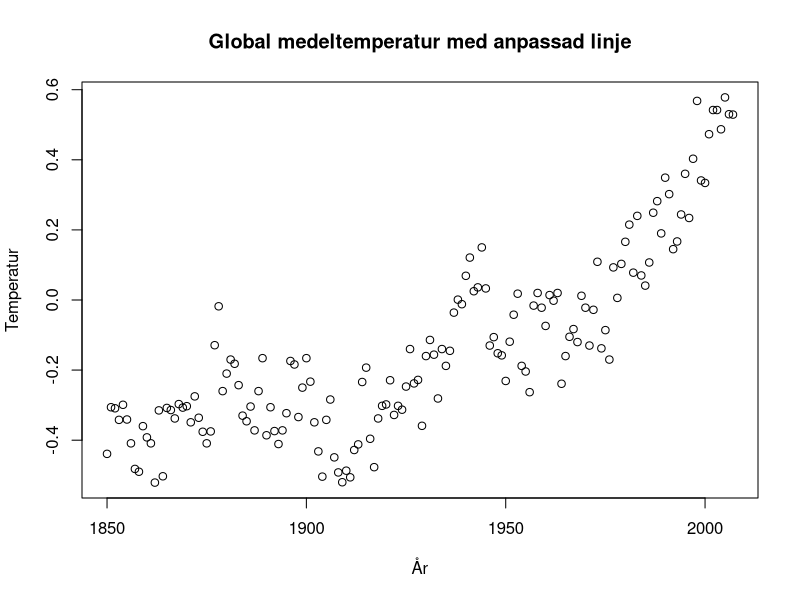
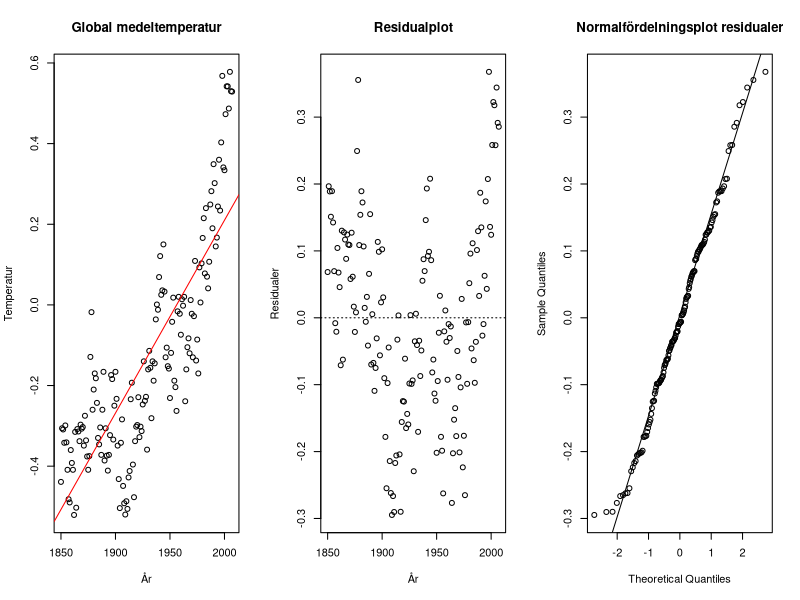
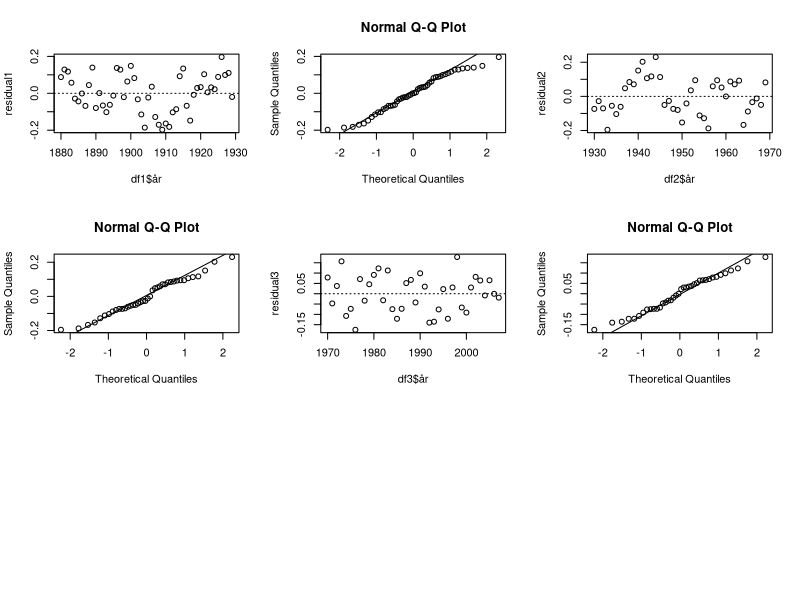

R code for these plots, in order:
## ---- chunk 1
df <- read.csv("temperatur.csv", header = TRUE)
## ---- chunk 2
temperature <- df$temperatur
age <- df$år

plot(age, temperature, xlab = "År", ylab = "Temperatur", main = "Global medeltemperatur med anpassad linje")
## ---- chunk 3
old_par <- par(mfrow = c(1, 3))
modell <- lm(temperature ~ 1 + age, data = df) # vill ha intercept så + 1

# scatterplot med linje
plot(age, temperature, xlab = "År", ylab = "Temperatur", main = "Global medeltemperatur")
abline(modell, col = "red")

# residual plot
residual <- modell$residuals
plot(age, residual, xlab = "År", ylab = "Residualer", main = "Residualplot")
abline(a = 0, b = 0, lty = "dotted")

# normalfördelningsplot
qqnorm(residual, main = "Normalfördelningsplot residualer")
qqline(residual)
par(old_par)
## ---- chunk 4
# delar in i tre årsperioder
df1 <- subset(df, år >= 1880 & år <= 1929)
df2 <- subset(df, år >= 1930 & år <= 1969)
df3 <- subset(df, år >= 1970 & år <= 2007)

# utför linjär regression för varje årsperiod för att se om kraven uppfylls bättre
modell1 <- lm(temperatur ~ år, data = df1)
modell2 <- lm(temperatur ~ år, data = df2)
modell3 <- lm(temperatur ~ år, data = df3)

old_par <- par(mfrow = c(3, 3))
# summering av modellerna
residual1 <- modell1$residuals
plot(df1$år, residual1)
abline(a = 0, b = 0, lty = "dotted")
qqnorm(residual1)
qqline(residual1)

residual2 <- modell2$residuals
plot(df2$år, residual2)
abline(a = 0, b = 0, lty = "dotted")
qqnorm(residual2)
qqline(residual2)

residual3 <- modell3$residuals
plot(df3$år, residual3)
abline(a = 0, b = 0, lty = "dotted")
qqnorm(residual3)
qqline(residual3)
par(old_par)
## ---- chunk 5
summary1 <- summary(modell1)
summary2 <- summary(modell2)
summary3 <- summary(modell3)

# extrahera alpha
coef1 <- coef(modell1)
coef2 <- coef(modell2)
coef3 <- coef(modell3)

# extrahera beta
intercept1 <- coef1[1]
slope1 <- coef1[2]

intercept2 <- coef2[1]
slope2 <- coef2[2]

intercept3 <- coef3[1]
slope3 <- coef3[2]


cat("Model 1: Intercept =", intercept1, ", Lutningskoefficient =", slope1, "\n")
cat("Model 2: Intercept =", intercept2, ", Lutningskoefficient =", slope2, "\n")
cat("Model 3: Intercept =", intercept3, ", Lutningskoefficient =", slope3, "\n")
## ---- chunk 6
p_value <- summary(modell3)$coefficients[2, 4] / 2
if (p_value < 0.05) {
  print("Vi förkastar nollhypotesen. Direktören har fel.")
} else {
  print("Vi kan inte förkasta nollhypotesen. Direktören kan ha rätt.")
}
